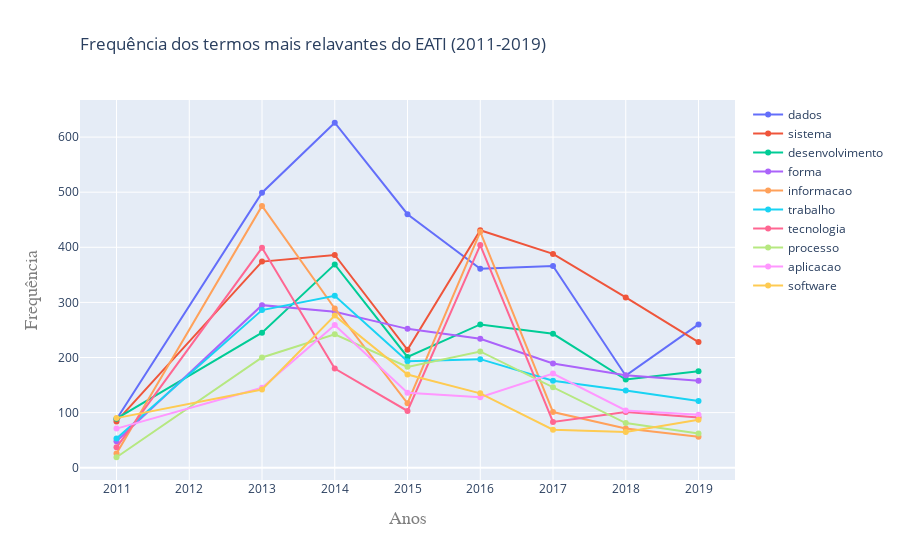

Notebook cell for this chart:
### Code cell
fig

### Figure 1 — Plotly figure (JSON) as saved in the notebook; plotly's stock layout.template omitted (floating-point values rounded to 4 significant figures)
{"data": [{"y": [88, 499, 626, 460, 361, 366, 167, 260], "x": [2011, 2013, 2014, 2015, 2016, 2017, 2018, 2019], "type": "scatter", "mode": "markers+lines", "name": "dados"}, {"y": [84, 374, 386, 214, 431, 388, 309, 228], "x": [2011, 2013, 2014, 2015, 2016, 2017, 2018, 2019], "type": "scatter", "mode": "markers+lines", "name": "sistema"}, {"y": [89, 245, 369, 201, 260, 243, 160, 175], "x": [2011, 2013, 2014, 2015, 2016, 2017, 2018, 2019], "type": "scatter", "mode": "markers+lines", "name": "desenvolvimento"}, {"y": [48, 295, 283, 252, 234, 189, 168, 158], "x": [2011, 2013, 2014, 2015, 2016, 2017, 2018, 2019], "type": "scatter", "mode": "markers+lines", "name": "forma"}, {"y": [26, 475, 289, 117, 428, 101, 71, 56], "x": [2011, 2013, 2014, 2015, 2016, 2017, 2018, 2019], "type": "scatter", "mode": "markers+lines", "name": "informacao"}, {"y": [53, 286, 312, 193, 197, 158, 140, 121], "x": [2011, 2013, 2014, 2015, 2016, 2017, 2018, 2019], "type": "scatter", "mode": "markers+lines", "name": "trabalho"}, {"y": [37, 399, 180, 103, 404, 83, 101, 91], "x": [2011, 2013, 2014, 2015, 2016, 2017, 2018, 2019], "type": "scatter", "mode": "markers+lines", "name": "tecnologia"}, {"y": [19, 200, 242, 183, 211, 146, 81, 62], "x": [2011, 2013, 2014, 2015, 2016, 2017, 2018, 2019], "type": "scatter", "mode": "markers+lines", "name": "processo"}, {"y": [71, 145, 259, 136, 128, 171, 104, 96], "x": [2011, 2013, 2014, 2015, 2016, 2017, 2018, 2019], "type": "scatter", "mode": "markers+lines", "name": "aplicacao"}, {"y": [90, 142, 276, 169, 135, 69, 65, 87], "x": [2011, 2013, 2014, 2015, 2016, 2017, 2018, 2019], "type": "scatter", "mode": "markers+lines", "name": "software"}], "layout": {"yaxis": {"title": {"text": "Frequência", "font": {"color": "#7f7f7f", "family": "Courier New, monospace", "size": 18}}}, "xaxis": {"title": {"text": "Anos", "font": {"color": "#7f7f7f", "family": "Courier New, monospace", "size": 18}}}, "title": {"text": "Frequência dos termos mais relavantes do EATI (2011-2019)", "xref": "paper", "x": 0}}}
